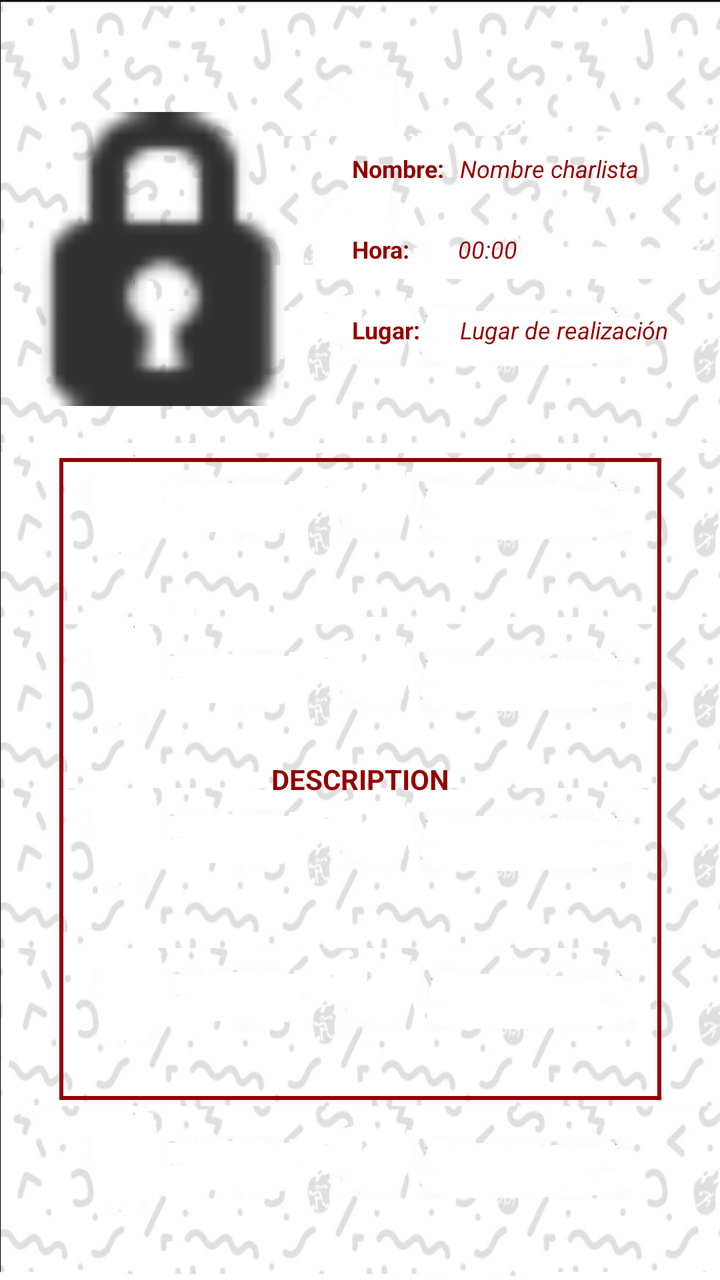
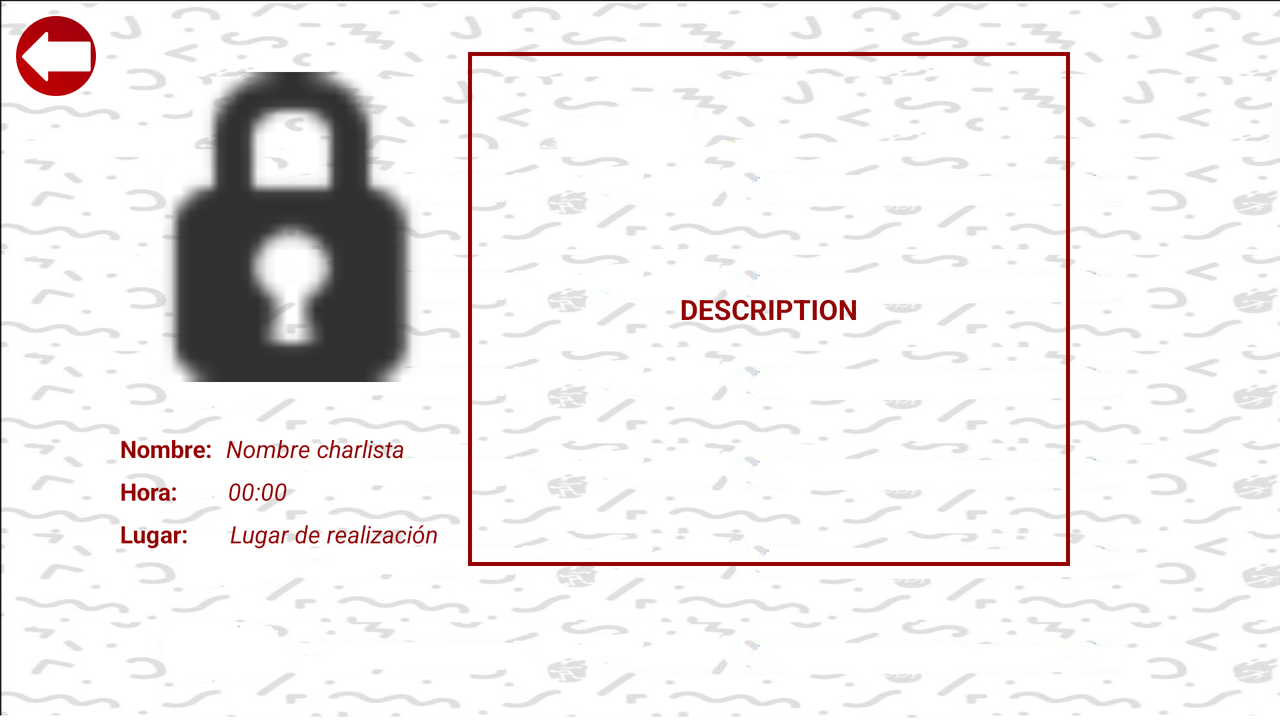

One screen, two layout resources from the same app: the default and the author's alternative for another configuration. Each is rendered where Android would select it; the XML of both is given below.
<!-- AndroidManifest.xml: application theme AppTheme -->
<!-- res/layout/fragment_charla_activitytabbed.xml -->
<?xml version="1.0" encoding="utf-8"?>
<android.support.constraint.ConstraintLayout xmlns:android="http://schemas.android.com/apk/res/android"
    xmlns:app="http://schemas.android.com/apk/res-auto"
    xmlns:tools="http://schemas.android.com/tools"
    android:id="@+id/constraintLayout"
    android:layout_width="match_parent"
    android:layout_height="match_parent"
    tools:context=".CharlaActivitytabbed$PlaceholderFragment"
    android:background="@drawable/fondo_blanco"
    >

    <TextView
        android:id="@+id/section_label"
        android:layout_width="1dp"
        android:layout_height="8dp"
        android:layout_marginLeft="24dp"
        android:layout_marginTop="@dimen/activity_vertical_margin"
        android:layout_marginEnd="16dp"
        android:layout_marginRight="16dp"
        android:layout_marginBottom="8dp"
        app:layout_constraintBottom_toBottomOf="parent"
        app:layout_constraintEnd_toEndOf="parent"
        app:layout_constraintLeft_toLeftOf="parent"
        app:layout_constraintTop_toTopOf="@+id/constraintLayout"
        app:layout_constraintVertical_bias="1.0"
        tools:layout_constraintLeft_creator="1"
        tools:layout_constraintTop_creator="1" />

    <TextView
        android:id="@+id/textView14"
        android:layout_width="wrap_content"
        android:layout_height="wrap_content"
        android:layout_marginStart="176dp"

        android:layout_marginLeft="176dp"
        android:layout_marginTop="76dp"

        android:text="Nombre: "
        android:textColor="@color/colorPrimaryDark"
        android:textSize="12dp"
        android:textStyle="bold"
        app:layout_constraintStart_toStartOf="parent"
        app:layout_constraintTop_toTopOf="parent" />

    <TextView
        android:id="@+id/textView15"
        android:layout_width="wrap_content"
        android:layout_height="wrap_content"

        android:layout_marginStart="5dp"
        android:layout_marginLeft="5dp"
        android:layout_marginTop="76dp"
        android:text="Nombre charlista"
        android:textColor="@color/colorPrimaryDark"
        android:textSize="12dp"
        android:textStyle="italic"
        app:layout_constraintStart_toEndOf="@+id/textView14"
        app:layout_constraintTop_toTopOf="parent" />

    <TextView
        android:id="@+id/textView17"
        android:layout_width="wrap_content"
        android:layout_height="wrap_content"

        android:layout_marginStart="176dp"
        android:layout_marginLeft="176dp"
        android:layout_marginTop="24dp"
        android:text="Hora: "
        android:textColor="@color/colorPrimaryDark"
        android:textSize="12dp"
        android:textStyle="bold"
        app:layout_constraintStart_toStartOf="parent"
        app:layout_constraintTop_toBottomOf="@+id/textView14" />

    <TextView
        android:id="@+id/textView18"
        android:layout_width="wrap_content"
        android:layout_height="wrap_content"

        android:layout_marginStart="21dp"
        android:layout_marginLeft="21dp"
        android:layout_marginTop="24dp"
        android:text="00:00"
        android:textColor="@color/colorPrimaryDark"
        android:textSize="12dp"
        android:textStyle="italic"
        app:layout_constraintStart_toEndOf="@+id/textView17"
        app:layout_constraintTop_toBottomOf="@+id/textView15" />

    <TextView

        android:id="@+id/textView19"
        android:layout_width="wrap_content"
        android:layout_height="wrap_content"

        android:layout_marginStart="176dp"
        android:layout_marginLeft="176dp"
        android:layout_marginTop="24dp"
        android:text="Lugar: "
        android:textColor="@color/colorPrimaryDark"
        android:textSize="12dp"
        android:textStyle="bold"
        app:layout_constraintStart_toStartOf="parent"
        app:layout_constraintTop_toBottomOf="@+id/textView17" />

    <TextView
        android:id="@+id/textView20"
        android:layout_width="wrap_content"
        android:layout_height="wrap_content"

        android:layout_marginStart="17dp"
        android:layout_marginLeft="17dp"
        android:layout_marginTop="24dp"
        android:text="Lugar de realización"
        android:textColor="@color/colorPrimaryDark"
        android:textSize="12dp"
        android:textStyle="italic"
        app:layout_constraintStart_toEndOf="@+id/textView19"
        app:layout_constraintTop_toBottomOf="@+id/textView18" />

    <ImageView
        android:id="@+id/imageView4"
        android:layout_width="147dp"
        android:layout_height="155dp"
        android:layout_marginStart="8dp"
        android:layout_marginLeft="8dp"
        android:layout_marginTop="52dp"
        android:layout_marginEnd="8dp"
        android:layout_marginRight="8dp"
        android:src="@android:drawable/ic_secure"
        app:layout_constraintEnd_toEndOf="parent"
        app:layout_constraintHorizontal_bias="0.0"
        app:layout_constraintStart_toStartOf="parent"
        app:layout_constraintTop_toTopOf="parent" />

    <TextView

        android:id="@+id/textView22"
        android:layout_width="301dp"
        android:layout_height="321dp"
        android:layout_marginStart="8dp"
        android:layout_marginLeft="8dp"
        android:layout_marginTop="56dp"
        android:layout_marginEnd="8dp"
        android:layout_marginRight="8dp"
        android:background="@drawable/borde_cuadrados"
        android:gravity="center"
        android:text="DESCRIPTION"
        android:textColor="@color/colorPrimaryDark"
        android:textSize="14dp"
        android:textStyle="bold"
        app:layout_constraintEnd_toEndOf="parent"
        app:layout_constraintHorizontal_bias="0.507"
        app:layout_constraintStart_toStartOf="parent"
        app:layout_constraintTop_toBottomOf="@+id/textView20" />


</android.support.constraint.ConstraintLayout>
<!-- resources referenced by this layout -->
<resources>
  <color name="colorPrimaryDark">#930202</color>
  <!-- drawable borde_cuadrados (drawable) -->
  <?xml version="1.0" encoding="utf-8"?>
  <shape xmlns:android="http://schemas.android.com/apk/res/android">
  
      <stroke
          android:color="@color/rojoDark"
          android:width="2dp"
          />
  </shape>
  <!-- drawable fondo_blanco: jpg bitmap (drawable-v24, 127328 bytes) -->
  <style name="AppTheme" parent="Theme.AppCompat.Light.NoActionBar">
          
          <item name="colorPrimary">@color/colorPrimary</item>
          <item name="colorPrimaryDark">@color/colorPrimaryDark</item>
          <item name="colorAccent">@color/colorAccent</item>
      </style>
  <color name="rojoDark">#930202</color>
  <color name="colorPrimary">#ab0101</color>
  <color name="colorAccent">#D81B60</color>
</resources>
<!-- res/layout-land/fragment_charla_activitytabbed.xml (the author's variant of the layout above) -->
<!-- drawn on the phone turned sideways -->
<?xml version="1.0" encoding="utf-8"?>
<android.support.constraint.ConstraintLayout xmlns:android="http://schemas.android.com/apk/res/android"
    xmlns:app="http://schemas.android.com/apk/res-auto"
    xmlns:tools="http://schemas.android.com/tools"
    android:id="@+id/constraintLayout"
    android:layout_width="match_parent"
    android:layout_height="match_parent"
    tools:context=".CharlaActivitytabbed$PlaceholderFragment"
    android:background="@drawable/fondo_blanco"
    >

    <TextView
        android:id="@+id/section_label"
        android:layout_width="1dp"
        android:layout_height="8dp"
        android:layout_marginLeft="24dp"
        android:layout_marginTop="@dimen/activity_vertical_margin"
        android:layout_marginEnd="16dp"
        android:layout_marginRight="16dp"
        android:layout_marginBottom="8dp"
        app:layout_constraintBottom_toBottomOf="parent"
        app:layout_constraintEnd_toEndOf="parent"
        app:layout_constraintLeft_toLeftOf="parent"
        app:layout_constraintTop_toTopOf="@+id/constraintLayout"
        app:layout_constraintVertical_bias="1.0"
        tools:layout_constraintLeft_creator="1"
        tools:layout_constraintTop_creator="1" />

    <TextView
        android:id="@+id/textView14"
        android:layout_width="wrap_content"
        android:layout_height="0dp"
        android:layout_marginStart="60dp"

        android:layout_marginLeft="60dp"
        android:layout_marginTop="216dp"

        android:text="Nombre: "
        android:textColor="@color/colorPrimaryDark"
        android:textSize="12dp"
        android:textStyle="bold"
        app:layout_constraintStart_toStartOf="parent"
        app:layout_constraintTop_toTopOf="parent" />

    <TextView
        android:id="@+id/textView15"
        android:layout_width="wrap_content"
        android:layout_height="wrap_content"

        android:layout_marginStart="4dp"
        android:layout_marginLeft="4dp"
        android:layout_marginTop="216dp"
        android:text="Nombre charlista"
        android:textColor="@color/colorPrimaryDark"
        android:textSize="12dp"
        android:textStyle="italic"
        app:layout_constraintStart_toEndOf="@+id/textView14"
        app:layout_constraintTop_toTopOf="parent" />

    <TextView
        android:id="@+id/textView17"
        android:layout_width="wrap_content"
        android:layout_height="wrap_content"

        android:layout_marginStart="60dp"
        android:layout_marginLeft="60dp"
        android:layout_marginTop="5dp"
        android:text="Hora: "
        android:textColor="@color/colorPrimaryDark"
        android:textSize="12dp"
        android:textStyle="bold"
        app:layout_constraintStart_toStartOf="parent"
        app:layout_constraintTop_toBottomOf="@+id/textView14" />

    <TextView
        android:id="@+id/textView18"
        android:layout_width="wrap_content"
        android:layout_height="wrap_content"

        android:layout_marginStart="22dp"
        android:layout_marginLeft="22dp"
        android:layout_marginTop="5dp"
        android:text="00:00"
        android:textColor="@color/colorPrimaryDark"
        android:textSize="12dp"
        android:textStyle="italic"
        app:layout_constraintStart_toEndOf="@+id/textView17"
        app:layout_constraintTop_toBottomOf="@+id/textView15" />

    <TextView

        android:id="@+id/textView19"
        android:layout_width="wrap_content"
        android:layout_height="wrap_content"

        android:layout_marginStart="60dp"
        android:layout_marginLeft="60dp"
        android:layout_marginTop="5dp"
        android:text="Lugar: "
        android:textColor="@color/colorPrimaryDark"
        android:textSize="12dp"
        android:textStyle="bold"
        app:layout_constraintStart_toStartOf="parent"
        app:layout_constraintTop_toBottomOf="@+id/textView17" />

    <TextView
        android:id="@+id/textView20"
        android:layout_width="wrap_content"
        android:layout_height="wrap_content"

        android:layout_marginStart="18dp"
        android:layout_marginLeft="18dp"
        android:layout_marginTop="5dp"
        android:text="Lugar de realización"
        android:textColor="@color/colorPrimaryDark"
        android:textSize="12dp"
        android:textStyle="italic"
        app:layout_constraintStart_toEndOf="@+id/textView19"
        app:layout_constraintTop_toBottomOf="@+id/textView18" />

    <ImageView
        android:id="@+id/imageView4"
        android:layout_width="175dp"
        android:layout_height="155dp"
        android:layout_marginStart="8dp"
        android:layout_marginLeft="8dp"
        android:layout_marginTop="36dp"
        android:layout_marginEnd="8dp"
        android:layout_marginRight="8dp"
        android:src="@android:drawable/ic_secure"
        app:layout_constraintEnd_toEndOf="parent"
        app:layout_constraintHorizontal_bias="0.112"
        app:layout_constraintStart_toStartOf="parent"
        app:layout_constraintTop_toTopOf="parent" />

    <TextView

        android:id="@+id/textView22"
        android:layout_width="301dp"
        android:layout_height="257dp"
        android:layout_marginStart="15dp"
        android:layout_marginLeft="15dp"
        android:layout_marginTop="16dp"
        android:layout_marginEnd="60dp"
        android:layout_marginRight="60dp"
        android:layout_marginBottom="8dp"
        android:background="@drawable/borde_cuadrados"
        android:gravity="center"
        android:text="DESCRIPTION"
        android:textColor="@color/colorPrimaryDark"
        android:textSize="14dp"
        android:textStyle="bold"
        app:layout_constraintBottom_toBottomOf="parent"
        app:layout_constraintEnd_toEndOf="parent"
        app:layout_constraintHorizontal_bias="0.0"
        app:layout_constraintStart_toEndOf="@+id/textView20"
        app:layout_constraintTop_toTopOf="parent"
        app:layout_constraintVertical_bias="0.128" />
    <ImageView
        android:id="@+id/imageView"
        android:layout_width="40dp"
        android:layout_height="40dp"
        android:layout_marginStart="8dp"
        android:layout_marginLeft="8dp"
        android:layout_marginTop="8dp"
        android:layout_marginEnd="8dp"
        android:layout_marginRight="8dp"
        android:layout_marginBottom="8dp"
        android:onClick="eventoBack"
        app:layout_constraintBottom_toBottomOf="parent"
        app:layout_constraintEnd_toEndOf="parent"
        app:layout_constraintHorizontal_bias="0.0"
        app:layout_constraintStart_toStartOf="parent"
        app:layout_constraintTop_toTopOf="parent"
        app:layout_constraintVertical_bias="0.0"
        app:srcCompat="@drawable/icono_back"
        android:background="@drawable/btn_redondo"
        />


</android.support.constraint.ConstraintLayout>
<!-- resources referenced by the variant -->
<!-- as the phone turned sideways resolves them -->
<resources>
  <color name="colorPrimaryDark">#930202</color>
  <!-- drawable borde_cuadrados (drawable) -->
  <?xml version="1.0" encoding="utf-8"?>
  <shape xmlns:android="http://schemas.android.com/apk/res/android">
  
      <stroke
          android:color="@color/rojoDark"
          android:width="2dp"
          />
  </shape>
  <!-- drawable btn_redondo (drawable) -->
  <?xml version="1.0" encoding="utf-8"?>
  <shape xmlns:android="http://schemas.android.com/apk/res/android" android:shape="rectangle" >
  <gradient
      android:type="linear"
      android:centerX="100%"
      android:startColor="#FFC70000"
      android:centerColor="#FF99000F"
      android:endColor="#FF99000F"
      android:angle="45"/>
  
  <corners android:radius="20dp"/>
  
  
  </shape>
  <!-- drawable fondo_blanco: jpg bitmap (drawable-v24, 127328 bytes) -->
  <!-- drawable icono_back: png bitmap (drawable-mdpi, 2333 bytes) -->
  <style name="AppTheme" parent="Theme.AppCompat.Light.NoActionBar">
          
          <item name="colorPrimary">@color/colorPrimary</item>
          <item name="colorPrimaryDark">@color/colorPrimaryDark</item>
          <item name="colorAccent">@color/colorAccent</item>
      </style>
  <color name="rojoDark">#930202</color>
  <color name="colorPrimary">#ab0101</color>
  <color name="colorAccent">#D81B60</color>
</resources>
